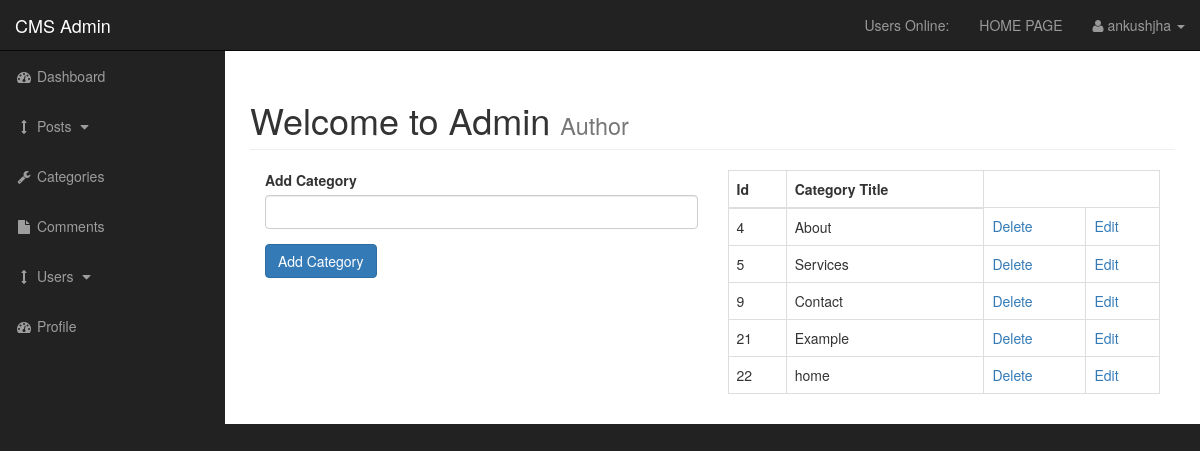
/admin/categories.php (signed in), run on the app's committed database.
### tables this page shows
CREATE TABLE `categories` (
  `cat_id` int(11) NOT NULL,
  `cat_title` varchar(255) NOT NULL
);

### admin/functions.php (the view, shortened to what this page needs)
<?php
function findAllCategories() {
    global $connection;
    $query = "SELECT * FROM categories";
    $select_categories = mysqli_query($connection, $query);
    while($row = mysqli_fetch_assoc($select_categories)) {
        $cat_id = $row['cat_id'];
        $cat_title = $row['cat_title'];
        echo "<tr>";
        echo "<td>{$cat_id}</td>";
        echo "<td>{$cat_title}</td>";
        echo "<td><a href='categories.php?delete={$cat_id}'>Delete</a></td>";
        echo "<td><a href='categories.php?edit={$cat_id}'>Edit</a></td>";
        echo "</tr>";
    }
}
?>

### admin/css/sb-admin.css (style rules this page uses)
body { margin-top: 100px; background-color: #222; }
@media (min-width:768px) { body { margin-top: 50px; } }

### data on the page
categories: cat_id "4", cat_title "About"
categories: cat_id "5", cat_title "Services"
categories: cat_id "9", cat_title "Contact"
categories: cat_id "21", cat_title "Example"
categories: cat_id "22", cat_title "home"

### other printed values
$_SESSION['username'] "ankushjha"
